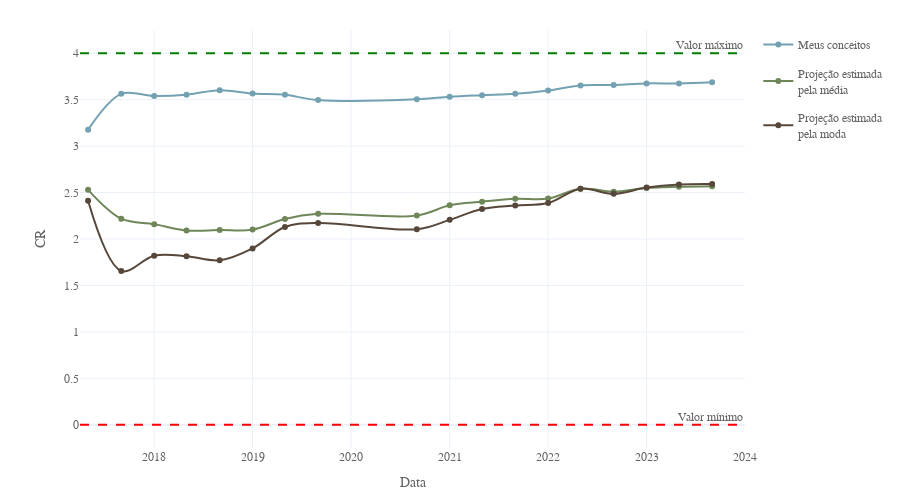

This figure's notebook cell:
### Markdown cell above
Plotando as curvas sobrepostas, podemos fazer uma comparação da evolução temporal do meu CR com relação as situações de conceitos mais prováveis e conceitos moda:

### Code cell
fig_ufabc_cr_comp_series = go.Figure()

fig_ufabc_cr_comp_series.add_trace(go.Scatter(x=cr_series['Quadrimestre'], y=cr_series['CR'], name=SUBPLOT_TITLES[0].replace('<br>&nbsp;', ''), 
                                        line_shape='spline', marker_color=BLUE, legendgroup=0))
fig_ufabc_cr_comp_series.add_trace(go.Scatter(x=cr_prob_series['Quadrimestre'], y=cr_prob_series['CR'], name=SUBPLOT_TITLES[1], 
                                        line_shape='spline', marker_color=GREEN, legendgroup=1))
fig_ufabc_cr_comp_series.add_trace(go.Scatter(x=cr_mode_series['Quadrimestre'], y=cr_mode_series['CR'], name=SUBPLOT_TITLES[2], 
                                        line_shape='spline', marker_color=BROWN, legendgroup=2))
fig_ufabc_cr_comp_series.add_hline(y=4, line_color='green', line_dash='dash', annotation_text='Valor máximo')
fig_ufabc_cr_comp_series.add_hline(y=0, line_color='red', line_dash='dash', annotation_text='Valor mínimo')

# Tirando título para ficar mais clean no HTML. Caso seja necessário add o título de novo: 'Evolução temporal do CR'
fig_ufabc_cr_comp_series.update_layout({'yaxis_title': 'CR', 'xaxis_title': 'Data', 'yaxis_range': [-0.25, 4.25], 'xaxis_range': ['2017-04-01', '2024-01-01'],
                                        'hovermode': 'x unified',  'height': 500, 'legend_tracegroupgap': 10, 'legend_orientation': 'v', # 'legend_title': 'Curvas',
                                        'margin_t': 30, 'margin_b': 50})
fig_ufabc_cr_comp_series.write_html('../assets/graphs/ufabc_cr_comp_series.html')
fig_ufabc_cr_comp_series.show()

### Figure 1 — Plotly figure (JSON) as saved in the notebook; plotly's stock layout.template omitted (floating-point values rounded to 4 significant figures)
{"data": [{"legendgroup": "0", "line": {"shape": "spline"}, "marker": {"color": "#73A1B2"}, "name": "Meus conceitos", "type": "scatter", "x": ["2017-05-01T00:00:00", "2017-09-01T00:00:00", "2018-01-01T00:00:00", "2018-05-01T00:00:00", "2018-09-01T00:00:00", "2019-01-01T00:00:00", "2019-05-01T00:00:00", "2019-09-01T00:00:00", "2020-09-01T00:00:00", "2021-01-01T00:00:00", "2021-05-01T00:00:00", "2021-09-01T00:00:00", "2022-01-01T00:00:00", "2022-05-01T00:00:00", "2022-09-01T00:00:00", "2023-01-01T00:00:00", "2023-05-01T00:00:00", "2023-09-01T00:00:00"], "y": [3.176, 3.562, 3.54, 3.554, 3.602, 3.566, 3.552, 3.496, 3.503, 3.531, 3.548, 3.562, 3.598, 3.653, 3.658, 3.675, 3.675, 3.687]}, {"legendgroup": "1", "line": {"shape": "spline"}, "marker": {"color": "#6E8658"}, "name": "Projeção estimada<br>pela média", "type": "scatter", "x": ["2017-05-01T00:00:00", "2017-09-01T00:00:00", "2018-01-01T00:00:00", "2018-05-01T00:00:00", "2018-09-01T00:00:00", "2019-01-01T00:00:00", "2019-05-01T00:00:00", "2019-09-01T00:00:00", "2020-09-01T00:00:00", "2021-01-01T00:00:00", "2021-05-01T00:00:00", "2021-09-01T00:00:00", "2022-01-01T00:00:00", "2022-05-01T00:00:00", "2022-09-01T00:00:00", "2023-01-01T00:00:00", "2023-05-01T00:00:00", "2023-09-01T00:00:00"], "y": [2.529, 2.219, 2.16, 2.092, 2.096, 2.101, 2.216, 2.271, 2.252, 2.362, 2.401, 2.432, 2.435, 2.541, 2.51, 2.55, 2.562, 2.568]}, {"legendgroup": "2", "line": {"shape": "spline"}, "marker": {"color": "#57473A"}, "name": "Projeção estimada<br>pela moda", "type": "scatter", "x": ["2017-05-01T00:00:00", "2017-09-01T00:00:00", "2018-01-01T00:00:00", "2018-05-01T00:00:00", "2018-09-01T00:00:00", "2019-01-01T00:00:00", "2019-05-01T00:00:00", "2019-09-01T00:00:00", "2020-09-01T00:00:00", "2021-01-01T00:00:00", "2021-05-01T00:00:00", "2021-09-01T00:00:00", "2022-01-01T00:00:00", "2022-05-01T00:00:00", "2022-09-01T00:00:00", "2023-01-01T00:00:00", "2023-05-01T00:00:00", "2023-09-01T00:00:00"], "y": [2.412, 1.656, 1.82, 1.815, 1.771, 1.899, 2.129, 2.173, 2.105, 2.206, 2.322, 2.359, 2.388, 2.541, 2.486, 2.554, 2.587, 2.592]}], "layout": {"annotations": [{"showarrow": false, "text": "Valor máximo", "x": 1, "xanchor": "right", "xref": "x domain", "y": 4, "yanchor": "bottom", "yref": "y"}, {"showarrow": false, "text": "Valor mínimo", "x": 1, "xanchor": "right", "xref": "x domain", "y": 0, "yanchor": "bottom", "yref": "y"}], "height": 500, "hovermode": "x unified", "legend": {"orientation": "v", "tracegroupgap": 10}, "margin": {"b": 50, "t": 30}, "shapes": [{"line": {"color": "green", "dash": "dash"}, "type": "line", "x0": 0, "x1": 1, "xref": "x domain", "y0": 4, "y1": 4, "yref": "y"}, {"line": {"color": "red", "dash": "dash"}, "type": "line", "x0": 0, "x1": 1, "xref": "x domain", "y0": 0, "y1": 0, "yref": "y"}], "xaxis": {"range": ["2017-04-01", "2024-01-01"], "title": {"text": "Data"}}, "yaxis": {"range": [-0.25, 4.25], "title": {"text": "CR"}}}}
